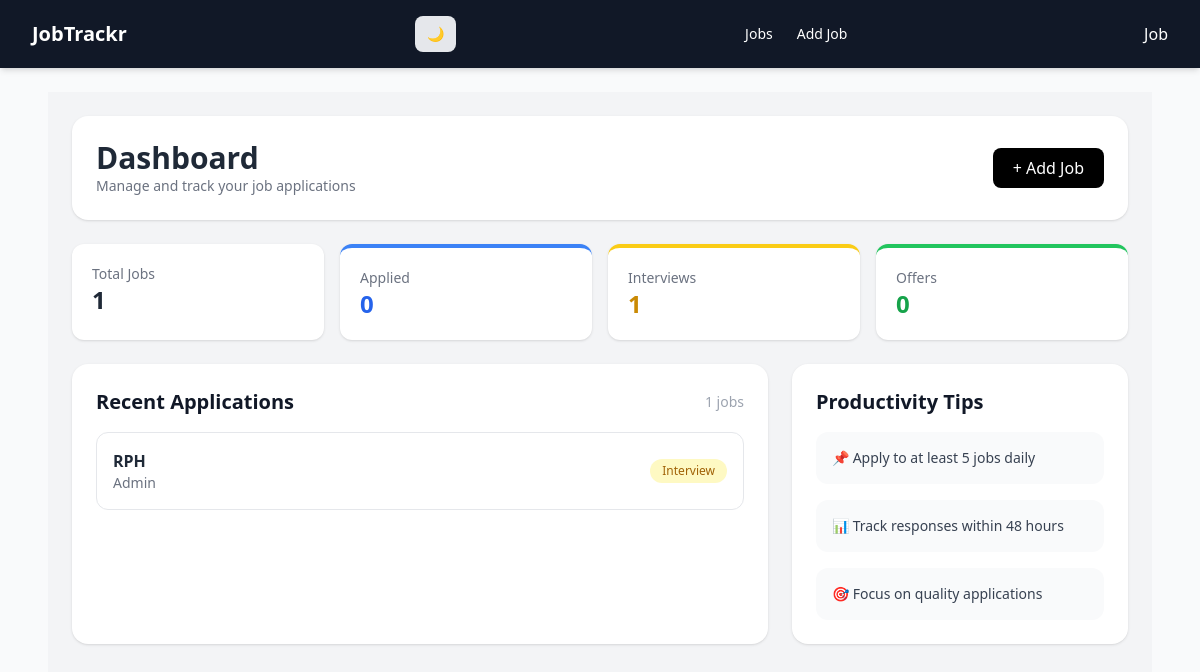
The app's page / (signed in) with its own data.
### jobs/models.py (models this page shows, shortened)
class Job(models.Model):
    STATUS_CHOICES = [
        ("applied", "Applied"),
        ("interview", "Interview"),
        ("offer", "Offer"),
        ("rejected", "Rejected"),
    ]
    user = models.ForeignKey(User, on_delete=models.CASCADE)
    company = models.CharField(max_length=255)
    position = models.CharField(max_length=255)
    status = models.CharField(max_length=20, choices=STATUS_CHOICES)
    applied_date = models.DateTimeField(auto_now_add=True)

### dashboard/views.py (the view)
# urls.py: 2. Add a URL to urlpatterns:  path('', views.home, name='home')
@login_required
def home(request):
    jobs = Job.objects.filter(user=request.user).order_by("-id")
    context = {
        "jobs": jobs[:5],  # recent 5
        "total_jobs": jobs.count(),
        "applied_count": jobs.filter(status="applied").count(),
        "interview_count": jobs.filter(status="interview").count(),
        "offer_count": jobs.filter(status="offer").count(),
    }
    return render(request, "home.html", context)

### templates/home.html (shortened to what this page needs)
{% extends "base.html" %}
{% block content %}
<div class="min-h-screen bg-gray-100 p-6">
    <div class="bg-white rounded-2xl shadow p-6 mb-6 flex justify-between items-center">
        <div>
            <h1 class="text-3xl font-bold text-gray-800">Dashboard</h1>
            <p class="text-gray-500 text-sm">Manage and track your job applications</p>
        </div>
        <a href="/jobs/add/"
           class="px-5 py-2 bg-black text-white rounded-lg hover:bg-gray-800 transition">
            + Add Job
        </a>
    </div>
    <div class="grid grid-cols-2 md:grid-cols-4 gap-4 mb-6">
        <div class="bg-white rounded-xl p-5 shadow hover:shadow-md transition">
            <p class="text-sm text-gray-500">Total Jobs</p>
            <p class="text-2xl font-bold text-gray-800">{{ total_jobs }}</p>
        </div>
        <div class="bg-white rounded-xl p-5 shadow border-t-4 border-blue-500">
            <p class="text-sm text-gray-500">Applied</p>
            <p class="text-2xl font-bold text-blue-600">{{ applied_count }}</p>
        </div>
        <div class="bg-white rounded-xl p-5 shadow border-t-4 border-yellow-400">
            <p class="text-sm text-gray-500">Interviews</p>
            <p class="text-2xl font-bold text-yellow-600">{{ interview_count }}</p>
        </div>
        <div class="bg-white rounded-xl p-5 shadow border-t-4 border-green-500">
            <p class="text-sm text-gray-500">Offers</p>
            <p class="text-2xl font-bold text-green-600">{{ offer_count }}</p>
        </div>
    </div>
    <div class="grid grid-cols-1 lg:grid-cols-3 gap-6">
        <div class="lg:col-span-2 bg-white rounded-2xl shadow p-6">
            <div class="flex justify-between items-center mb-4">
                <h2 class="text-xl font-semibold">Recent Applications</h2>
                <span class="text-sm text-gray-400">{{ jobs|length }} jobs</span>
            </div>
            <div class="space-y-3">
                {% for job in jobs %}
                <div class="flex items-center justify-between p-4 rounded-xl border hover:bg-gray-50 transition">
                    <div>
                        <p class="font-semibold text-gray-800">{{ job.company }}</p>
                        <p class="text-sm text-gray-500">{{ job.position }}</p>
                    </div>
                    <span class="text-xs font-medium px-3 py-1 rounded-full
                        {% if job.status == 'interview' %}bg-yellow-100 text-yellow-700{% endif %}
                    ">
                        {{ job.status|title }}
                    </span>
                </div>
                {% empty %}
                    <div class="text-center py-10 text-gray-500">
                        No job applications yet.
                    </div>
                {% endfor %}
            </div>
        </div>
        <div class="bg-white rounded-2xl shadow p-6 h-fit sticky top-6">
            <h2 class="text-xl font-semibold mb-4">Productivity Tips</h2>
            <div class="space-y-4">
                <div class="p-4 bg-gray-50 rounded-xl">
                    <p class="text-sm text-gray-700">📌 Apply to at least 5 jobs daily</p>
                </div>
                <div class="p-4 bg-gray-50 rounded-xl">
                    <p class="text-sm text-gray-700">📊 Track responses within 48 hours</p>
                </div>
                <div class="p-4 bg-gray-50 rounded-xl">
                    <p class="text-sm text-gray-700">🎯 Focus on quality applications</p>
                </div>
            </div>
        </div>
    </div>
</div>
{% endblock %}

### templates/base.html (shortened to what this page needs)
<!DOCTYPE html>
<html lang="en" class="dark">
<head>
    <script src="https://cdn.tailwindcss.com"></script>
    <link href="https://cdn.jsdelivr.net/npm/@tabler/icons@2.47.0/iconfont/tabler-icons.min.css" rel="stylesheet">
</head>
<body class="bg-gray-50 text-gray-900 dark:bg-gray-900 dark:text-white">
<nav class="bg-gray-900 text-white px-6 py-4 flex justify-between items-center shadow-md">
    <div class="text-xl font-bold flex items-center gap-2">
        JobTrackr
    </div>
    <button id="themeToggle"
            class="px-3 py-2 rounded-lg text-sm font-medium
                   bg-gray-200 dark:bg-gray-700
                   text-gray-800 dark:text-white
                   hover:scale-105 transition">
    </button>
    <div class="flex items-center gap-6 text-sm">
        <a href="/jobs/"
           class="{% if request.path == '/jobs/' %}text-blue-400 font-semibold{% else %}hover:text-blue-400{% endif %}">
            Jobs
        </a>
        <a href="/jobs/add/"
           class="{% if request.path == '/jobs/add/' %}text-blue-400 font-semibold{% else %}hover:text-blue-400{% endif %}">
            Add Job
        </a>
    </div>
    <div class="relative group">
        <button class="flex items-center gap-2 hover:text-blue-400 transition">
            {% if request.user.is_authenticated %}
                {{ request.user.username }}
            {% else %}
                Guest
            {% endif %}
        </button>
    </div>
</nav>
<main class="max-w-6xl mx-auto p-6">
    {% block content %}{% endblock %}
</main>
</body>
</html>

### records on screen
Job: company "RPH", position "Admin", status "Interview"

### other values on screen
{{ request.user.username }} "Job"
{{ total_jobs }} "1"
{{ applied_count }} "0"
{{ interview_count }} "1"
{{ offer_count }} "0"
{{ jobs|length }} "1"
